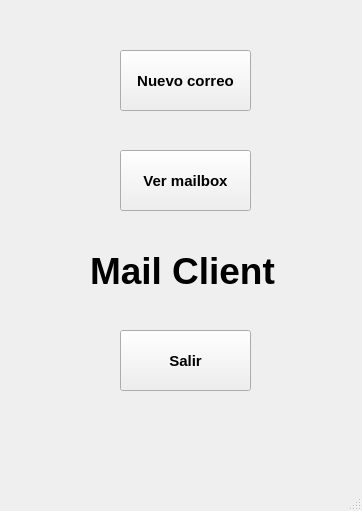
<?xml version="1.0" encoding="UTF-8"?>
<ui version="4.0">
 <class>Menu</class>
 <widget class="QMainWindow" name="Menu">
  <property name="geometry">
   <rect>
    <x>0</x>
    <y>0</y>
    <width>362</width>
    <height>511</height>
   </rect>
  </property>
  <property name="windowTitle">
   <string>MainWindow</string>
  </property>
  <widget class="QWidget" name="centralwidget">
   <widget class="QPushButton" name="button_new_mail">
    <property name="geometry">
     <rect>
      <x>120</x>
      <y>50</y>
      <width>131</width>
      <height>61</height>
     </rect>
    </property>
    <property name="font">
     <font>
      <pointsize>11</pointsize>
      <weight>75</weight>
      <bold>true</bold>
     </font>
    </property>
    <property name="text">
     <string>Nuevo correo</string>
    </property>
   </widget>
   <widget class="QPushButton" name="button_check_mailbox">
    <property name="geometry">
     <rect>
      <x>120</x>
      <y>150</y>
      <width>131</width>
      <height>61</height>
     </rect>
    </property>
    <property name="font">
     <font>
      <pointsize>11</pointsize>
      <weight>75</weight>
      <bold>true</bold>
     </font>
    </property>
    <property name="text">
     <string>Ver mailbox</string>
    </property>
   </widget>
   <widget class="QPushButton" name="button_exit">
    <property name="geometry">
     <rect>
      <x>120</x>
      <y>330</y>
      <width>131</width>
      <height>61</height>
     </rect>
    </property>
    <property name="font">
     <font>
      <pointsize>11</pointsize>
      <weight>75</weight>
      <bold>true</bold>
     </font>
    </property>
    <property name="text">
     <string>Salir</string>
    </property>
   </widget>
   <widget class="QLabel" name="label">
    <property name="geometry">
     <rect>
      <x>90</x>
      <y>250</y>
      <width>201</width>
      <height>41</height>
     </rect>
    </property>
    <property name="font">
     <font>
      <pointsize>28</pointsize>
      <weight>75</weight>
      <bold>true</bold>
     </font>
    </property>
    <property name="text">
     <string>Mail Client</string>
    </property>
   </widget>
  </widget>
  <widget class="QMenuBar" name="menubar">
   <property name="geometry">
    <rect>
     <x>0</x>
     <y>0</y>
     <width>362</width>
     <height>21</height>
    </rect>
   </property>
  </widget>
  <widget class="QStatusBar" name="statusbar"/>
 </widget>
 <resources/>
 <connections/>
</ui>
